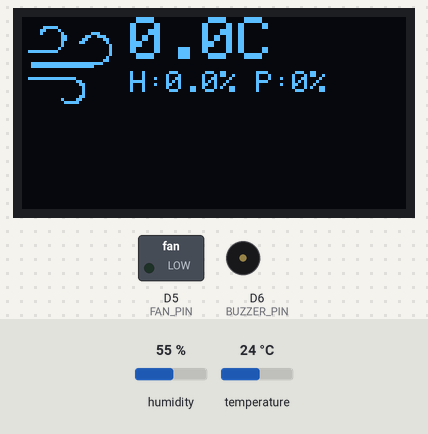
This sketch was run on a simulated ESP8266 (NodeMCU). Parts: 128×64 one-colour display, switched loads named in the sketch (green lamp = pin HIGH), buzzer (waves = sounding). The inputs (shaded band) are chosen by the test bench; at power-on: temperature 24 °C, humidity 55 %. Storage starts empty; pins used as bus, display or sensor lines are not drawn; what the sketch prints to the serial monitor is not drawn.

Above: at 1.7 s.
1.8 s: temperature set to 33 °C
At 2.34 s:
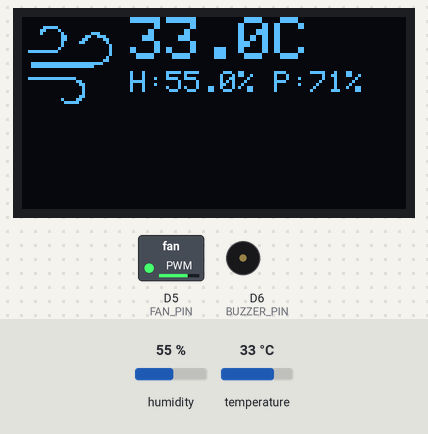
4.2 s: temperature set to 41 °C
At 6.25 s:
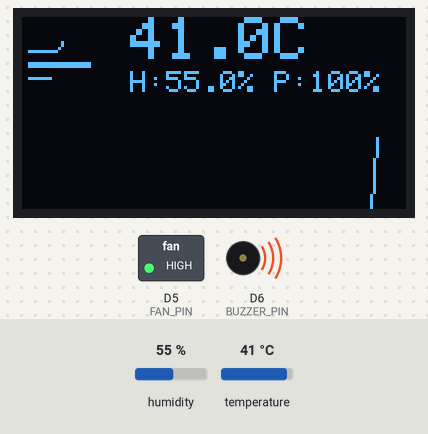
8.6 s: temperature set to 12 °C
At 10.9 s:
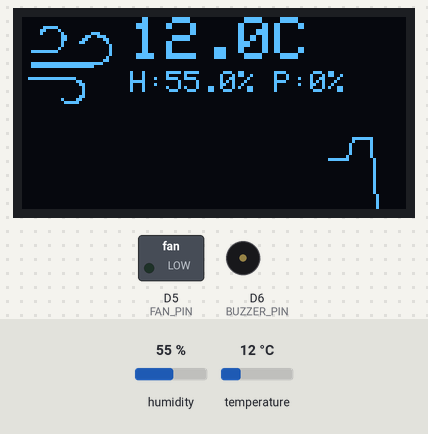
11.5 s: temperature set to 29 °C
At 15.8 s:
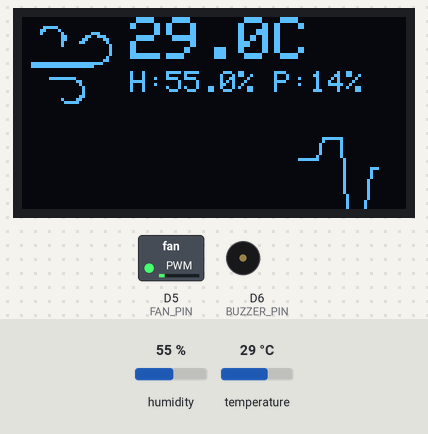
16.4 s: temperature set to 36 °C
At 22.59 s:
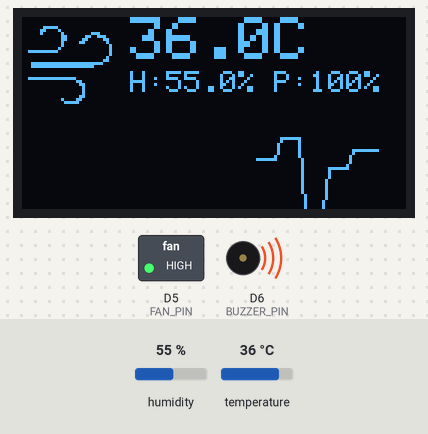
Timing chart, 0 to 29.8 s (numbered marks = the images above; inputs shaded):
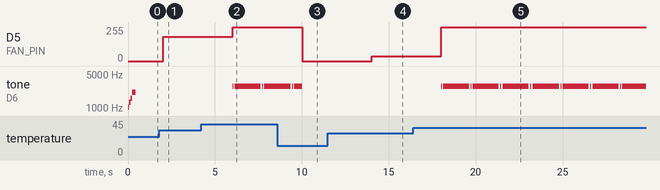

The sketch:

ESP8266_FANCONTROL.ino
```cpp
#include <Adafruit_GFX.h>
#include <Adafruit_SSD1306.h>
#include <Adafruit_Sensor.h>
#include <ArduinoJson.h>
#include <DHT.h>
#include <ESP8266WiFi.h>
#include <ESPAsyncTCP.h>
#include <ESPAsyncWebServer.h>
#include <LittleFS.h>
#include <WebSocketsServer.h>
#include <Wire.h>

#define DHTPIN D7
#define DHTTYPE DHT11
#define FAN_PIN D5
#define BUZZER_PIN D6

#define SCREEN_WIDTH 128
#define SCREEN_HEIGHT 64
#define OLED_RESET -1
Adafruit_SSD1306 display(SCREEN_WIDTH, SCREEN_HEIGHT, &Wire, OLED_RESET);

DHT dht(DHTPIN, DHTTYPE);
AsyncWebServer server(80);
WebSocketsServer webSocket(81);

float currentTemp = 0.0;
float currentHum = 0.0;
int currentPWM = 0;
String currentMode = "AUTO";

unsigned long lastSensorRead = 0;
unsigned long lastWebSocketSend = 0;
unsigned long lastAnimUpdate = 0;
unsigned long lastBuzzerToggle = 0;
unsigned long lastChartUpdate = 0;

bool buzzerState = false;

const unsigned char wind_frames[][128] PROGMEM = {
  {0,0,0,0,0,0,0,0,0,0,0,0,1,240,0,0,3,8,0,0,2,4,1,192,0,6,6,112,0,6,12,24,0,4,24,8,0,4,0,4,0,8,0,4,63,240,0,4,0,0,0,4,0,0,0,8,0,0,0,24,31,255,255,224,31,255,255,0,0,0,0,0,0,0,0,0,0,0,0,0,63,255,192,0,0,0,48,0,0,0,24,0,0,0,8,0,0,0,8,0,0,0,8,0,0,0,24,0,0,4,48,0,0,3,224,0,0,0,0,0,0,0,0,0,0,0,0,0},
  {0,0,0,0,0,0,0,0,0,0,0,0,1,240,0,0,3,8,0,0,2,4,1,192,0,6,6,112,0,6,12,24,0,4,24,8,0,4,0,4,0,8,0,4,63,240,0,4,0,0,0,4,0,0,0,8,0,0,0,24,31,255,255,224,31,255,255,0,0,0,0,0,0,0,0,0,0,0,0,0,63,255,192,0,0,0,48,0,0,0,24,0,0,0,8,0,0,0,8,0,0,0,8,0,0,0,24,0,0,4,48,0,0,3,224,0,0,0,0,0,0,0,0,0,0,0,0,0},
  {0,0,0,0,0,0,0,0,0,0,0,0,1,240,0,0,3,8,0,0,2,4,1,192,0,6,6,112,0,6,12,24,0,4,24,8,0,4,0,4,0,8,0,4,63,240,0,4,0,0,0,4,0,0,0,8,0,0,0,24,31,255,255,224,31,255,255,0,0,0,0,0,0,0,0,0,0,0,0,0,63,255,192,0,0,0,48,0,0,0,24,0,0,0,8,0,0,0,8,0,0,0,8,0,0,0,24,0,0,4,48,0,0,3,224,0,0,0,0,0,0,0,0,0,0,0,0,0},
  {0,0,0,0,0,0,0,0,0,0,0,0,1,240,0,0,3,8,0,0,2,4,1,192,0,6,6,112,0,6,12,24,0,4,24,8,0,4,0,4,0,8,0,4,31,240,0,4,0,0,0,4,0,0,0,8,0,0,0,24,31,255,255,224,31,255,255,0,0,0,0,0,0,0,0,0,0,0,0,0,63,255,192,0,0,0,48,0,0,0,24,0,0,0,8,0,0,0,8,0,0,0,8,0,0,0,24,0,0,4,48,0,0,3,224,0,0,0,0,0,0,0,0,0,0,0,0,0},
  {0,0,0,0,0,0,0,0,0,0,0,0,1,240,0,0,3,12,0,0,2,4,1,192,0,4,6,112,0,6,12,24,0,4,24,8,0,4,0,4,0,8,0,4,7,240,0,4,0,0,0,4,0,0,0,8,0,0,0,24,31,255,255,224,31,255,255,0,0,0,0,0,0,0,0,0,0,0,0,0,63,255,192,0,0,0,48,0,0,0,24,0,0,0,8,0,0,0,8,0,0,0,8,0,0,0,24,0,0,4,48,0,0,3,224,0,0,0,0,0,0,0,0,0,0,0,0,0},
  {0,0,0,0,0,0,0,0,0,0,0,0,1,240,0,0,3,12,0,0,2,4,1,192,0,4,6,112,0,6,12,24,0,4,24,8,0,4,0,4,0,8,0,4,0,240,0,4,0,0,0,4,0,0,0,8,0,0,0,24,31,255,255,224,31,255,255,0,0,0,0,0,0,0,0,0,0,0,0,0,31,255,192,0,0,0,48,0,0,0,24,0,0,0,8,0,0,0,8,0,0,0,8,0,0,0,24,0,0,4,48,0,0,3,224,0,0,0,0,0,0,0,0,0,0,0,0,0},
  {0,0,0,0,0,0,0,0,0,0,0,0,1,240,0,0,3,12,0,0,2,4,1,192,0,4,6,112,0,6,12,24,0,6,24,8,0,4,0,4,0,24,0,4,0,48,0,4,0,0,0,4,0,0,0,8,0,0,0,24,31,255,255,224,31,255,255,0,0,0,0,0,0,0,0,0,0,0,0,0,3,255,192,0,0,0,48,0,0,0,24,0,0,0,8,0,0,0,8,0,0,0,8,0,0,0,24,0,0,4,48,0,0,3,224,0,0,0,0,0,0,0,0,0,0,0,0,0},
  {0,0,0,0,0,0,0,0,0,0,0,0,1,240,0,0,3,8,0,0,2,4,1,192,0,6,6,112,0,6,12,24,0,4,24,8,0,4,0,4,0,0,0,4,0,0,0,4,0,0,0,4,0,0,0,8,0,0,0,24,31,255,255,224,31,255,255,0,0,0,0,0,0,0,0,0,0,0,0,0,0,127,192,0,0,0,48,0,0,0,16,0,0,0,8,0,0,0,8,0,0,0,8,0,0,0,24,0,0,4,48,0,0,3,224,0,0,0,0,0,0,0,0,0,0,0,0,0},
  {0,0,0,0,0,0,0,0,0,0,0,0,1,240,0,0,3,12,0,0,2,4,1,192,0,4,6,112,0,2,12,24,0,0,24,8,0,0,0,4,0,0,0,4,0,0,0,4,0,0,0,4,0,0,0,8,0,0,0,24,3,255,255,224,3,255,255,0,0,0,0,0,0,0,0,0,0,0,0,0,0,7,192,0,0,0,48,0,0,0,24,0,0,0,8,0,0,0,8,0,0,0,8,0,0,0,24,0,0,4,48,0,0,3,224,0,0,0,0,0,0,0,0,0,0,0,0,0},
  {0,0,0,0,0,0,0,0,0,0,0,0,1,240,0,0,3,12,0,0,2,0,1,192,0,0,6,112,0,0,12,24,0,0,24,8,0,0,0,4,0,0,0,4,0,0,0,4,0,0,0,4,0,0,0,8,0,0,0,24,0,15,255,224,0,15,255,0,0,0,0,0,0,0,0,0,0,0,0,0,0,0,64,0,0,0,48,0,0,0,24,0,0,0,8,0,0,0,8,0,0,0,8,0,0,0,24,0,0,4,48,0,0,3,224,0,0,0,0,0,0,0,0,0,0,0,0,0},
  {0,0,0,0,0,0,0,0,0,0,0,0,1,240,0,0,3,0,0,0,2,0,1,192,0,0,7,112,0,0,12,24,0,0,24,8,0,0,0,4,0,0,0,4,0,0,0,4,0,0,0,4,0,0,0,8,0,0,0,24,0,0,63,224,0,0,63,128,0,0,0,0,0,0,0,0,0,0,0,0,0,0,0,0,0,0,0,0,0,0,0,0,0,0,8,0,0,0,8,0,0,0,8,0,0,0,24,0,0,4,48,0,0,3,224,0,0,0,0,0,0,0,0,0,0,0,0,0},
  {0,0,0,0,0,0,0,0,0,0,0,0,1,128,0,0,3,0,0,0,2,0,1,192,0,0,7,112,0,0,12,24,0,0,24,8,0,0,0,4,0,0,0,4,0,0,0,4,0,0,0,4,0,0,0,8,0,0,0,24,0,0,0,224,0,0,0,128,0,0,0,0,0,0,0,0,0,0,0,0,0,0,0,0,0,0,0,0,0,0,0,0,0,0,0,0,0,0,0,0,0,0,0,0,0,0,16,0,0,4,48,0,0,3,224,0,0,0,0,0,0,0,0,0,0,0,0,0},
  {0,0,0,0,0,0,0,0,0,0,0,0,0,0,0,0,3,0,0,0,2,0,1,192,0,0,7,112,0,0,12,24,0,0,24,8,0,0,0,4,0,0,0,4,0,0,0,4,0,0,0,4,0,0,0,0,0,0,0,0,0,0,0,0,0,0,0,0,0,0,0,0,0,0,0,0,0,0,0,0,0,0,0,0,0,0,0,0,0,0,0,0,0,0,0,0,0,0,0,0,0,0,0,0,0,0,0,0,0,4,0,0,0,3,128,0,0,0,0,0,0,0,0,0,0,0,0,0},
  {0,0,0,0,0,0,0,0,0,0,0,0,0,0,0,0,0,0,0,0,0,0,1,192,0,0,6,112,0,0,12,0,0,0,24,0,0,0,0,0,0,0,0,0,0,0,0,0,0,0,0,0,0,0,0,0,0,0,0,0,0,0,0,0,0,0,0,0,0,0,0,0,0,0,0,0,0,0,0,0,0,0,0,0,0,0,0,0,0,0,0,0,0,0,0,0,0,0,0,0,0,0,0,0,0,0,0,0,0,4,0,0,0,0,0,0,0,0,0,0,0,0,0,0,0,0,0,0},
  {0,0,0,0,0,0,0,0,0,0,0,0,0,0,0,0,0,0,0,0,0,0,0,0,0,0,6,0,0,0,8,0,0,0,24,0,0,0,0,0,0,0,0,0,0,0,0,0,0,0,0,0,0,0,0,0,0,0,0,0,0,0,0,0,0,0,0,0,0,0,0,0,0,0,0,0,0,0,0,0,0,0,0,0,0,0,0,0,0,0,0,0,0,0,0,0,0,0,0,0,0,0,0,0,0,0,0,0,0,0,0,0,0,0,0,0,0,0,0,0,0,0,0,0,0,0,0,0},
  {0,0,0,0,0,0,0,0,0,0,0,0,0,0,0,0,0,0,0,0,0,0,0,0,0,0,0,0,0,0,0,0,0,0,0,0,0,0,0,0,0,0,0,0,0,0,0,0,0,0,0,0,0,0,0,0,0,0,0,0,0,0,0,0,0,0,0,0,0,0,0,0,0,0,0,0,0,0,0,0,0,0,0,0,0,0,0,0,0,0,0,0,0,0,0,0,0,0,0,0,0,0,0,0,0,0,0,0,0,0,0,0,0,0,0,0,0,0,0,0,0,0,0,0,0,0,0,0},
  {0,0,0,0,0,0,0,0,0,0,0,0,0,0,0,0,0,0,0,0,0,0,0,0,0,0,0,0,0,0,0,0,0,0,0,0,0,0,0,0,0,0,0,0,0,0,0,0,0,0,0,0,0,0,0,0,0,0,0,0,0,0,0,0,0,0,0,0,0,0,0,0,0,0,0,0,0,0,0,0,0,0,0,0,0,0,0,0,0,0,0,0,0,0,0,0,0,0,0,0,0,0,0,0,0,0,0,0,0,0,0,0,0,0,0,0,0,0,0,0,0,0,0,0,0,0,0,0},
  {0,0,0,0,0,0,0,0,0,0,0,0,0,0,0,0,0,0,0,0,0,0,0,0,0,0,0,0,0,0,0,0,0,0,0,0,0,0,0,0,0,0,0,0,0,0,0,0,0,0,0,0,0,0,0,0,0,0,0,0,56,0,0,0,56,0,0,0,0,0,0,0,0,0,0,0,0,0,0,0,0,0,0,0,0,0,0,0,0,0,0,0,0,0,0,0,0,0,0,0,0,0,0,0,0,0,0,0,0,0,0,0,0,0,0,0,0,0,0,0,0,0,0,0,0,0,0,0},
  {0,0,0,0,0,0,0,0,0,0,0,0,0,0,0,0,0,0,0,0,0,0,0,0,0,0,0,0,0,0,0,0,0,0,0,0,0,0,0,0,0,0,0,0,56,0,0,0,0,0,0,0,0,0,0,0,0,0,0,0,63,128,0,0,63,128,0,0,0,0,0,0,0,0,0,0,0,0,0,0,0,0,0,0,0,0,0,0,0,0,0,0,0,0,0,0,0,0,0,0,0,0,0,0,0,0,0,0,0,0,0,0,0,0,0,0,0,0,0,0,0,0,0,0,0,0,0,0},
  {0,0,0,0,0,0,0,0,0,0,0,0,0,0,0,0,0,0,0,0,0,0,0,0,0,0,0,0,0,0,0,0,0,0,0,0,0,0,0,0,0,0,0,0,63,128,0,0,0,0,0,0,0,0,0,0,0,0,0,0,63,248,0,0,63,248,0,0,0,0,0,0,0,0,0,0,0,0,0,0,0,0,0,0,0,0,0,0,0,0,0,0,0,0,0,0,0,0,0,0,0,0,0,0,0,0,0,0,0,0,0,0,0,0,0,0,0,0,0,0,0,0,0,0,0,0,0,0},
  {0,0,0,0,0,0,0,0,0,0,0,0,0,0,0,0,0,0,0,0,0,0,0,0,0,0,0,0,0,0,0,0,0,0,0,0,0,0,0,0,0,0,0,0,63,240,0,0,0,0,0,0,0,0,0,0,0,0,0,0,63,255,192,0,63,255,192,0,0,0,0,0,0,0,0,0,0,0,0,0,60,0,0,0,0,0,0,0,0,0,0,0,0,0,0,0,0,0,0,0,0,0,0,0,0,0,0,0,0,0,0,0,0,0,0,0,0,0,0,0,0,0,0,0,0,0,0,0},
  {0,0,0,0,0,0,0,0,0,0,0,0,0,0,0,0,0,0,0,0,0,0,0,0,0,0,0,0,0,0,0,0,0,4,0,0,0,4,0,0,0,8,0,0,63,240,0,0,0,0,0,0,0,0,0,0,0,0,0,0,63,255,254,0,63,255,254,0,0,0,0,0,0,0,0,0,0,0,0,0,63,192,0,0,0,0,0,0,0,0,0,0,0,0,0,0,0,0,0,0,0,0,0,0,0,0,0,0,0,0,0,0,0,0,0,0,0,0,0,0,0,0,0,0,0,0,0,0},
  {0,0,0,0,0,0,0,0,0,0,0,0,0,0,0,0,0,0,0,0,0,4,0,0,0,4,0,0,0,6,0,0,0,4,0,0,0,4,0,0,0,8,0,0,63,240,0,0,0,0,0,0,0,0,0,0,0,0,0,16,31,255,255,224,31,255,255,0,0,0,0,0,0,0,0,0,0,0,0,0,63,254,0,0,0,0,0,0,0,0,0,0,0,0,0,0,0,0,0,0,0,0,0,0,0,0,0,0,0,0,0,0,0,0,0,0,0,0,0,0,0,0,0,0,0,0,0,0},
  {0,0,0,0,0,0,0,0,0,0,0,0,0,56,0,0,0,12,0,0,0,4,0,0,0,6,0,0,0,6,0,0,0,4,0,0,0,4,0,0,0,8,0,4,63,240,0,4,0,0,0,4,0,0,0,8,0,0,0,24,31,255,255,224,31,255,255,0,0,0,0,0,0,0,0,0,0,0,0,0,63,255,192,0,0,0,32,0,0,0,0,0,0,0,0,0,0,0,0,0,0,0,0,0,0,0,0,0,0,0,0,0,0,0,0,0,0,0,0,0,0,0,0,0,0,0,0,0},
  {0,0,0,0,0,0,0,0,0,0,0,0,1,240,0,0,0,8,0,0,0,4,0,0,0,6,0,0,0,6,0,24,0,4,0,12,0,4,0,4,0,8,0,4,63,240,0,4,0,0,0,4,0,0,0,8,0,0,0,24,31,255,255,224,31,255,255,0,0,0,0,0,0,0,0,0,0,0,0,0,63,255,192,0,0,0,48,0,0,0,24,0,0,0,8,0,0,0,8,0,0,0,0,0,0,0,0,0,0,0,0,0,0,0,0,0,0,0,0,0,0,0,0,0,0,0,0,0},
  {0,0,0,0,0,0,0,0,0,0,0,0,1,240,0,0,3,8,0,0,2,4,0,192,0,6,0,112,0,6,0,24,0,4,0,8,0,4,0,4,0,8,0,4,63,240,0,4,0,0,0,4,0,0,0,8,0,0,0,24,31,255,255,224,31,255,255,0,0,0,0,0,0,0,0,0,0,0,0,0,63,255,192,0,0,0,48,0,0,0,24,0,0,0,8,0,0,0,8,0,0,0,8,0,0,0,24,0,0,0,48,0,0,0,32,0,0,0,0,0,0,0,0,0,0,0,0,0},
  {0,0,0,0,0,0,0,0,0,0,0,0,1,240,0,0,3,8,0,0,2,4,0,192,0,6,6,112,0,6,0,24,0,4,0,8,0,4,0,4,0,8,0,4,63,240,0,4,0,0,0,4,0,0,0,8,0,0,0,24,31,255,255,224,31,255,255,0,0,0,0,0,0,0,0,0,0,0,0,0,63,255,192,0,0,0,48,0,0,0,24,0,0,0,8,0,0,0,8,0,0,0,8,0,0,0,24,0,0,0,48,0,0,3,224,0,0,0,0,0,0,0,0,0,0,0,0,0},
  {0,0,0,0,0,0,0,0,0,0,0,0,1,240,0,0,3,8,0,0,2,4,1,192,0,6,6,112,0,6,8,24,0,4,0,8,0,4,0,4,0,8,0,4,63,240,0,4,0,0,0,4,0,0,0,8,0,0,0,24,31,255,255,224,31,255,255,0,0,0,0,0,0,0,0,0,0,0,0,0,63,255,192,0,0,0,48,0,0,0,24,0,0,0,8,0,0,0,8,0,0,0,8,0,0,0,24,0,0,4,48,0,0,3,224,0,0,0,0,0,0,0,0,0,0,0,0,0}
};

int currentFrame = 0;
const int NUM_FRAMES = sizeof(wind_frames) / 128;

float tempHistory[60];

const char *ssid = "X6_KEL5_SMARTFAN";
const char *password = "12345678";

void handleWebSocketMessage(uint8_t num, uint8_t *payload, size_t length) {
  StaticJsonDocument<200> doc;
  DeserializationError error = deserializeJson(doc, payload);
  if (error) {
    Serial.print(F("deserializeJson() failed: "));
    Serial.println(error.f_str());
    return;
  }

  if (doc.containsKey("mode")) {
    String newMode = doc["mode"].as<String>();
    if (newMode == "AUTO" || newMode == "MANUAL") {
      currentMode = newMode;
    }
  }

  if (currentMode == "MANUAL" && doc.containsKey("pwm")) {
    int newPWM = doc["pwm"].as<int>();
    if (newPWM >= 0 && newPWM <= 255) {
      currentPWM = newPWM;
    }
  }
}

void onWebSocketEvent(uint8_t num, WStype_t type, uint8_t *payload,
                      size_t length) {
  switch (type) {
  case WStype_DISCONNECTED:
    Serial.printf("[%u] Disconnected!\n", num);
    break;
  case WStype_CONNECTED:
    Serial.printf("[%u] Connected!\n", num);
    break;
  case WStype_TEXT:
    handleWebSocketMessage(num, payload, length);
    break;
  }
}

void setup() {
  Serial.begin(115200);

  pinMode(FAN_PIN, OUTPUT);
  pinMode(BUZZER_PIN, OUTPUT);
  analogWriteRange(255);
  analogWrite(FAN_PIN, 0);
  digitalWrite(BUZZER_PIN, LOW);

  int melody[] = {1047, 1319, 1568, 2093};
  int durations[] = {80, 80, 80, 200};
  for (int i = 0; i < 4; i++) {
    tone(BUZZER_PIN, melody[i]);
    delay(durations[i]);
  }
  noTone(BUZZER_PIN);
  digitalWrite(BUZZER_PIN, HIGH);
  Serial.println(F("Buzzer check... OK (Professional Chime)"));

  dht.begin();

  Wire.begin(D2, D1);
  Wire.setClock(400000);
  if (!display.begin(SSD1306_SWITCHCAPVCC, 0x3C)) {
    Serial.println(F("SSD1306 allocation failed"));
    for (;;)
      ;
  }
  display.clearDisplay();
  display.display();

  for (int i = 0; i < 60; i++)
    tempHistory[i] = 0;

  if (!LittleFS.begin()) {
    Serial.println(F("An Error has occurred while mounting LittleFS"));
    return;
  }

  WiFi.softAP(ssid, password);
  Serial.print(F("AP Started. IP: "));
  Serial.println(WiFi.softAPIP());

  server.on("/", HTTP_GET, [](AsyncWebServerRequest *request) {
    request->send(LittleFS, "/index.html", "text/html");
  });

  server.serveStatic("/", LittleFS, "/");

  server.begin();
  webSocket.begin();
  webSocket.onEvent(onWebSocketEvent);
  webSocket.enableHeartbeat(15000, 3000, 2);
}

void loop() {
  webSocket.loop();
  unsigned long currentMillis = millis();

  if (currentMillis - lastSensorRead >= 2000) {
    lastSensorRead = currentMillis;
    float t = dht.readTemperature();
    float h = dht.readHumidity();

    if (isnan(t) || isnan(h)) {
      Serial.println(F("Failed to read from DHT sensor! Check wiring."));
    } else {
      currentTemp = t;
      currentHum = h;
      Serial.printf("Sensor Read: T=%.1f C, H=%.1f %%\n", currentTemp, currentHum);
    }
  }

  if (currentMode == "AUTO") {
    if (currentTemp < 28.0) {
      currentPWM = 0;
    } else if (currentTemp > 35.0) {
      currentPWM = 255;
    } else {
      currentPWM = map(currentTemp * 10, 280, 350, 0, 255);
    }
  }

  analogWrite(FAN_PIN, currentPWM);

  static unsigned long lastAlarmStep = 0;
  static int alarmStep = 0;

  if (currentTemp > 33.0) {
    unsigned long alarmInterval;
    switch (alarmStep) {
      case 0: alarmInterval = 80; break;
      case 1: alarmInterval = 50; break;
      case 2: alarmInterval = 80; break;
      default: alarmInterval = 1500; break;
    }

    if (currentMillis - lastAlarmStep >= alarmInterval) {
      lastAlarmStep = currentMillis;
      alarmStep = (alarmStep + 1) % 4;

      if (alarmStep == 1 || alarmStep == 3) {
        tone(BUZZER_PIN, 2800);
      } else {
        noTone(BUZZER_PIN);
        digitalWrite(BUZZER_PIN, HIGH);
      }
    }
  } else {
    noTone(BUZZER_PIN);
    digitalWrite(BUZZER_PIN, HIGH);
    alarmStep = 0;
  }

  if (currentMillis - lastWebSocketSend >= 1000) {
    lastWebSocketSend = currentMillis;

    for (int i = 0; i < 59; i++) {
      tempHistory[i] = tempHistory[i + 1];
    }
    tempHistory[59] = currentTemp;

    StaticJsonDocument<200> doc;
    doc["temp"] = currentTemp;
    doc["hum"] = currentHum;
    doc["pwm"] = currentPWM;
    doc["mode"] = currentMode;

    char buffer[200];
    serializeJson(doc, buffer);
    webSocket.broadcastTXT(buffer);
  }

  int animDelay = 0;
  if (currentPWM > 0) {
    animDelay = map(currentPWM, 0, 255, 500, 100);
  }

  if (currentPWM > 0 && (currentMillis - lastAnimUpdate >= animDelay)) {
    lastAnimUpdate = currentMillis;
    currentFrame = (currentFrame + 1) % NUM_FRAMES;
  }

  static unsigned long lastDisplayUpdate = 0;
  if (currentMillis - lastDisplayUpdate >= 200) {
    lastDisplayUpdate = currentMillis;
    display.clearDisplay();

    display.drawBitmap(0, 0, wind_frames[currentFrame], 32, 32, SSD1306_WHITE);

    display.setTextSize(2);
    display.setTextColor(SSD1306_WHITE);
    display.setCursor(36, 0);
    display.print(currentTemp, 1);
    display.print("C");

    display.setTextSize(1);
    display.setCursor(36, 18);
    display.print("H:");
    display.print(currentHum, 1);
    display.print("% P:");
    display.print(map(currentPWM, 0, 255, 0, 100));
    display.print("%");

    int chartHeight = 24;
    int chartY = 64;

    float minT = 100, maxT = -100;
    for (int i = 0; i < 60; i++) {
      if (tempHistory[i] > 0) {
        if (tempHistory[i] < minT)
          minT = tempHistory[i];
        if (tempHistory[i] > maxT)
          maxT = tempHistory[i];
      }
    }
    if (maxT - minT < 5) {
      maxT += 2.5;
      minT -= 2.5;
    }

    for (int i = 0; i < 59; i++) {
      if (tempHistory[i] > 0 && tempHistory[i + 1] > 0) {
        int x1 = i * 2;
        int y1 = chartY -
                 map(tempHistory[i] * 10, minT * 10, maxT * 10, 0, chartHeight);
        int x2 = (i + 1) * 2;
        int y2 = chartY - map(tempHistory[i + 1] * 10, minT * 10, maxT * 10, 0,
                              chartHeight);
        display.drawLine(x1, y1, x2, y2, SSD1306_WHITE);
      }
    }

    display.display();
  }
}
```

Measured:
- after the input at 1.8 s, D5 (FAN_PIN): 0/255 → 182/255 after 0.22 s; the display: changes after 0.34 s (image 1)
- after the input at 4.2 s, D5 (FAN_PIN): 182/255 → 255/255 after 1.8 s; tone on D6 (BUZZER_PIN): goes 2800 Hz 0.03 s, silent 0.08 s, 2800 Hz 1.5 s, silent 0.08 s, 2800 Hz 0.05 s, silent 0.08 s, then 2800 Hz, starting after 1.8 s
- after the input at 8.6 s, D5 (FAN_PIN): 255/255 → 0/255 after 1.4 s
- after the input at 11.5 s, D5 (FAN_PIN): 0/255 → 36/255 after 2.5 s; the display: first differs from a run without the input after 2.7 s (image 4 shows a later state)
- after the input at 16.4 s, D5 (FAN_PIN): 36/255 → 255/255 after 1.6 s; tone on D6 (BUZZER_PIN): silent → 2800 Hz after 1.6 s, then repeats every 1.7 s: silent 0.08 s, 2800 Hz 1.5 s, silent 0.08 s, 2800 Hz 0.05 s
- what the display in image 3 shows lasts 1.0 s, from 10.2 s to 11.2 s
- what the display in image 4 shows lasts 0.6 s, from 15.4 s to 16.0 s
